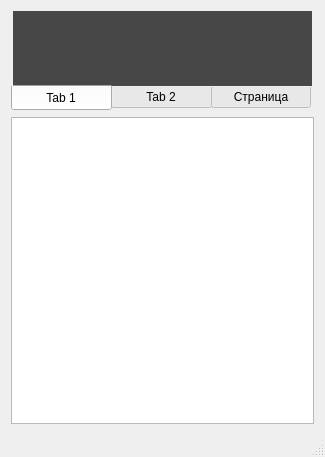
<?xml version="1.0" encoding="UTF-8"?>
<ui version="4.0">
 <class>MainWindow</class>
 <widget class="QMainWindow" name="MainWindow">
  <property name="geometry">
   <rect>
    <x>0</x>
    <y>0</y>
    <width>325</width>
    <height>457</height>
   </rect>
  </property>
  <property name="windowTitle">
   <string>MainWindow</string>
  </property>
  <property name="autoFillBackground">
   <bool>false</bool>
  </property>
  <property name="styleSheet">
   <string notr="true"/>
  </property>
  <widget class="QWidget" name="centralWidget">
   <property name="styleSheet">
    <string notr="true">QCentralWidget{
	background-color:black;
}</string>
   </property>
   <layout class="QGridLayout" name="gridLayout_4">
    <item row="0" column="0">
     <layout class="QVBoxLayout" name="verticalLayout">
      <item>
       <widget class="QTabWidget" name="tabWidget">
        <property name="sizePolicy">
         <sizepolicy hsizetype="Preferred" vsizetype="Preferred">
          <horstretch>50</horstretch>
          <verstretch>7</verstretch>
         </sizepolicy>
        </property>
        <property name="minimumSize">
         <size>
          <width>250</width>
          <height>100</height>
         </size>
        </property>
        <property name="styleSheet">
         <string notr="true">QTabBar::tab{
	width:100px;
}
QTabWidget::pane{
	border: 0 solid white;
	margin: -13px -9px -13px -9px;
}</string>
        </property>
        <property name="tabPosition">
         <enum>QTabWidget::South</enum>
        </property>
        <property name="currentIndex">
         <number>0</number>
        </property>
        <property name="movable">
         <bool>false</bool>
        </property>
        <widget class="QWidget" name="tab_1">
         <property name="styleSheet">
          <string notr="true">QPushButton
{
	background-color:#474747;
	border:0px solid blue;
	margin:0px 0px 0px 0px;
	padding: 0px 0px 0px 0px;
}
QPushButton:pressed
{
	border:2px solid #54bae5;
	margin:3px;
}
QPushButton:hover{
	background-color:#504f4f;
	border:2px solid #767676;
}</string>
         </property>
         <attribute name="title">
          <string>Tab 1</string>
         </attribute>
         <layout class="QGridLayout" name="gridLayout">
          <property name="topMargin">
           <number>12</number>
          </property>
          <property name="bottomMargin">
           <number>12</number>
          </property>
          <property name="horizontalSpacing">
           <number>0</number>
          </property>
          <item row="0" column="0">
           <widget class="QPushButton" name="cursorMode">
            <property name="sizePolicy">
             <sizepolicy hsizetype="Preferred" vsizetype="Preferred">
              <horstretch>0</horstretch>
              <verstretch>0</verstretch>
             </sizepolicy>
            </property>
            <property name="minimumSize">
             <size>
              <width>70</width>
              <height>70</height>
             </size>
            </property>
            <property name="styleSheet">
             <string notr="true"/>
            </property>
            <property name="text">
             <string/>
            </property>
            <property name="icon">
             <iconset resource="../res.qrc">
              <normaloff>:/buttons/img/cursor.png</normaloff>:/buttons/img/cursor.png</iconset>
            </property>
            <property name="iconSize">
             <size>
              <width>40</width>
              <height>40</height>
             </size>
            </property>
            <property name="flat">
             <bool>false</bool>
            </property>
           </widget>
          </item>
          <item row="0" column="1">
           <widget class="QPushButton" name="bridgeMode">
            <property name="sizePolicy">
             <sizepolicy hsizetype="Preferred" vsizetype="Preferred">
              <horstretch>0</horstretch>
              <verstretch>0</verstretch>
             </sizepolicy>
            </property>
            <property name="minimumSize">
             <size>
              <width>70</width>
              <height>70</height>
             </size>
            </property>
            <property name="maximumSize">
             <size>
              <width>16777215</width>
              <height>16777215</height>
             </size>
            </property>
            <property name="styleSheet">
             <string notr="true"/>
            </property>
            <property name="text">
             <string/>
            </property>
            <property name="icon">
             <iconset resource="../res.qrc">
              <normaloff>:/buttons/img/Bridge.png</normaloff>:/buttons/img/Bridge.png</iconset>
            </property>
            <property name="iconSize">
             <size>
              <width>70</width>
              <height>70</height>
             </size>
            </property>
           </widget>
          </item>
          <item row="0" column="2">
           <widget class="QPushButton" name="edgeMode">
            <property name="sizePolicy">
             <sizepolicy hsizetype="Preferred" vsizetype="Preferred">
              <horstretch>0</horstretch>
              <verstretch>0</verstretch>
             </sizepolicy>
            </property>
            <property name="minimumSize">
             <size>
              <width>70</width>
              <height>70</height>
             </size>
            </property>
            <property name="styleSheet">
             <string notr="true"/>
            </property>
            <property name="text">
             <string/>
            </property>
            <property name="icon">
             <iconset resource="../res.qrc">
              <normaloff>:/buttons/img/Edge.png</normaloff>:/buttons/img/Edge.png</iconset>
            </property>
            <property name="iconSize">
             <size>
              <width>70</width>
              <height>70</height>
             </size>
            </property>
           </widget>
          </item>
         </layout>
        </widget>
        <widget class="QWidget" name="tab_2">
         <property name="styleSheet">
          <string notr="true">QPushButton
{
	background-color:#474747;
	border:0px solid blue;
	margin:0px 0px 0px 0px;
	padding: 0px 0px 0px 0px;
}
QPushButton:pressed
{
	border:2px solid #54bae5;
	margin:3px;
}
QPushButton:hover{
	background-color:#504f4f;
	border:2px solid #ff6868;
}</string>
         </property>
         <attribute name="title">
          <string>Tab 2</string>
         </attribute>
         <layout class="QGridLayout" name="gridLayout_2">
          <property name="leftMargin">
           <number>9</number>
          </property>
          <property name="topMargin">
           <number>12</number>
          </property>
          <property name="bottomMargin">
           <number>12</number>
          </property>
          <property name="horizontalSpacing">
           <number>0</number>
          </property>
          <item row="0" column="0">
           <widget class="QPushButton" name="bridgeDeleteMode">
            <property name="sizePolicy">
             <sizepolicy hsizetype="Preferred" vsizetype="Preferred">
              <horstretch>0</horstretch>
              <verstretch>0</verstretch>
             </sizepolicy>
            </property>
            <property name="minimumSize">
             <size>
              <width>70</width>
              <height>70</height>
             </size>
            </property>
            <property name="styleSheet">
             <string notr="true"/>
            </property>
            <property name="text">
             <string/>
            </property>
            <property name="icon">
             <iconset resource="../res.qrc">
              <normaloff>:/buttons/img/BridgeDelete.png</normaloff>:/buttons/img/BridgeDelete.png</iconset>
            </property>
            <property name="iconSize">
             <size>
              <width>70</width>
              <height>70</height>
             </size>
            </property>
            <property name="flat">
             <bool>false</bool>
            </property>
           </widget>
          </item>
          <item row="0" column="1">
           <widget class="QPushButton" name="edgeDeleteMode">
            <property name="sizePolicy">
             <sizepolicy hsizetype="Preferred" vsizetype="Preferred">
              <horstretch>0</horstretch>
              <verstretch>0</verstretch>
             </sizepolicy>
            </property>
            <property name="minimumSize">
             <size>
              <width>70</width>
              <height>70</height>
             </size>
            </property>
            <property name="styleSheet">
             <string notr="true"/>
            </property>
            <property name="text">
             <string/>
            </property>
            <property name="icon">
             <iconset resource="../res.qrc">
              <normaloff>:/buttons/img/EdgeDelete.png</normaloff>:/buttons/img/EdgeDelete.png</iconset>
            </property>
            <property name="iconSize">
             <size>
              <width>70</width>
              <height>70</height>
             </size>
            </property>
            <property name="flat">
             <bool>false</bool>
            </property>
           </widget>
          </item>
          <item row="0" column="2">
           <widget class="QPushButton" name="deleteAll">
            <property name="sizePolicy">
             <sizepolicy hsizetype="Preferred" vsizetype="Preferred">
              <horstretch>0</horstretch>
              <verstretch>0</verstretch>
             </sizepolicy>
            </property>
            <property name="minimumSize">
             <size>
              <width>70</width>
              <height>70</height>
             </size>
            </property>
            <property name="styleSheet">
             <string notr="true"/>
            </property>
            <property name="text">
             <string/>
            </property>
            <property name="icon">
             <iconset resource="../res.qrc">
              <normaloff>:/buttons/img/Trash.png</normaloff>:/buttons/img/Trash.png</iconset>
            </property>
            <property name="iconSize">
             <size>
              <width>40</width>
              <height>50</height>
             </size>
            </property>
            <property name="flat">
             <bool>false</bool>
            </property>
           </widget>
          </item>
         </layout>
        </widget>
        <widget class="QWidget" name="tab_3">
         <property name="styleSheet">
          <string notr="true">QPushButton
{
	background-color:#474747;
	border:0px solid blue;
	margin:0px 0px 0px 0px;
	padding: 0px 0px 0px 0px;
}
QPushButton:pressed
{
	border:2px solid #54bae5;
	margin:3px;
}
QPushButton:hover{
	background-color:#504f4f;
	border:2px solid #e9941a;
}</string>
         </property>
         <attribute name="title">
          <string>Страница</string>
         </attribute>
         <layout class="QGridLayout" name="gridLayout_3">
          <property name="topMargin">
           <number>12</number>
          </property>
          <property name="bottomMargin">
           <number>12</number>
          </property>
          <property name="horizontalSpacing">
           <number>0</number>
          </property>
          <item row="0" column="0">
           <widget class="QPushButton" name="visualizeGraph">
            <property name="sizePolicy">
             <sizepolicy hsizetype="Preferred" vsizetype="Preferred">
              <horstretch>0</horstretch>
              <verstretch>0</verstretch>
             </sizepolicy>
            </property>
            <property name="minimumSize">
             <size>
              <width>70</width>
              <height>70</height>
             </size>
            </property>
            <property name="text">
             <string/>
            </property>
            <property name="icon">
             <iconset resource="../res.qrc">
              <normaloff>:/buttons/img/List.png</normaloff>:/buttons/img/List.png</iconset>
            </property>
            <property name="iconSize">
             <size>
              <width>90</width>
              <height>90</height>
             </size>
            </property>
           </widget>
          </item>
          <item row="0" column="1">
           <widget class="QPushButton" name="openDfs">
            <property name="sizePolicy">
             <sizepolicy hsizetype="Preferred" vsizetype="Preferred">
              <horstretch>0</horstretch>
              <verstretch>0</verstretch>
             </sizepolicy>
            </property>
            <property name="minimumSize">
             <size>
              <width>70</width>
              <height>70</height>
             </size>
            </property>
            <property name="text">
             <string/>
            </property>
            <property name="icon">
             <iconset resource="../res.qrc">
              <normaloff>:/buttons/img/DFSAlgo.png</normaloff>
              <disabledoff>:/buttons/img/DFSAlgo.png</disabledoff>:/buttons/img/DFSAlgo.png</iconset>
            </property>
            <property name="iconSize">
             <size>
              <width>90</width>
              <height>90</height>
             </size>
            </property>
           </widget>
          </item>
         </layout>
        </widget>
       </widget>
      </item>
      <item>
       <widget class="VisualGraphSceneView" name="graphicsView">
        <property name="sizePolicy">
         <sizepolicy hsizetype="Expanding" vsizetype="Expanding">
          <horstretch>100</horstretch>
          <verstretch>30</verstretch>
         </sizepolicy>
        </property>
       </widget>
      </item>
     </layout>
    </item>
   </layout>
  </widget>
  <widget class="QMenuBar" name="menuBar">
   <property name="geometry">
    <rect>
     <x>0</x>
     <y>0</y>
     <width>325</width>
     <height>21</height>
    </rect>
   </property>
  </widget>
  <widget class="QStatusBar" name="statusBar"/>
 </widget>
 <layoutdefault spacing="6" margin="11"/>
 <customwidgets>
  <customwidget>
   <class>VisualGraphSceneView</class>
   <extends>QGraphicsView</extends>
   <header>AppElements/visualgraphsceneview.h</header>
  </customwidget>
 </customwidgets>
 <resources>
  <include location="../res.qrc"/>
 </resources>
 <connections/>
</ui>
